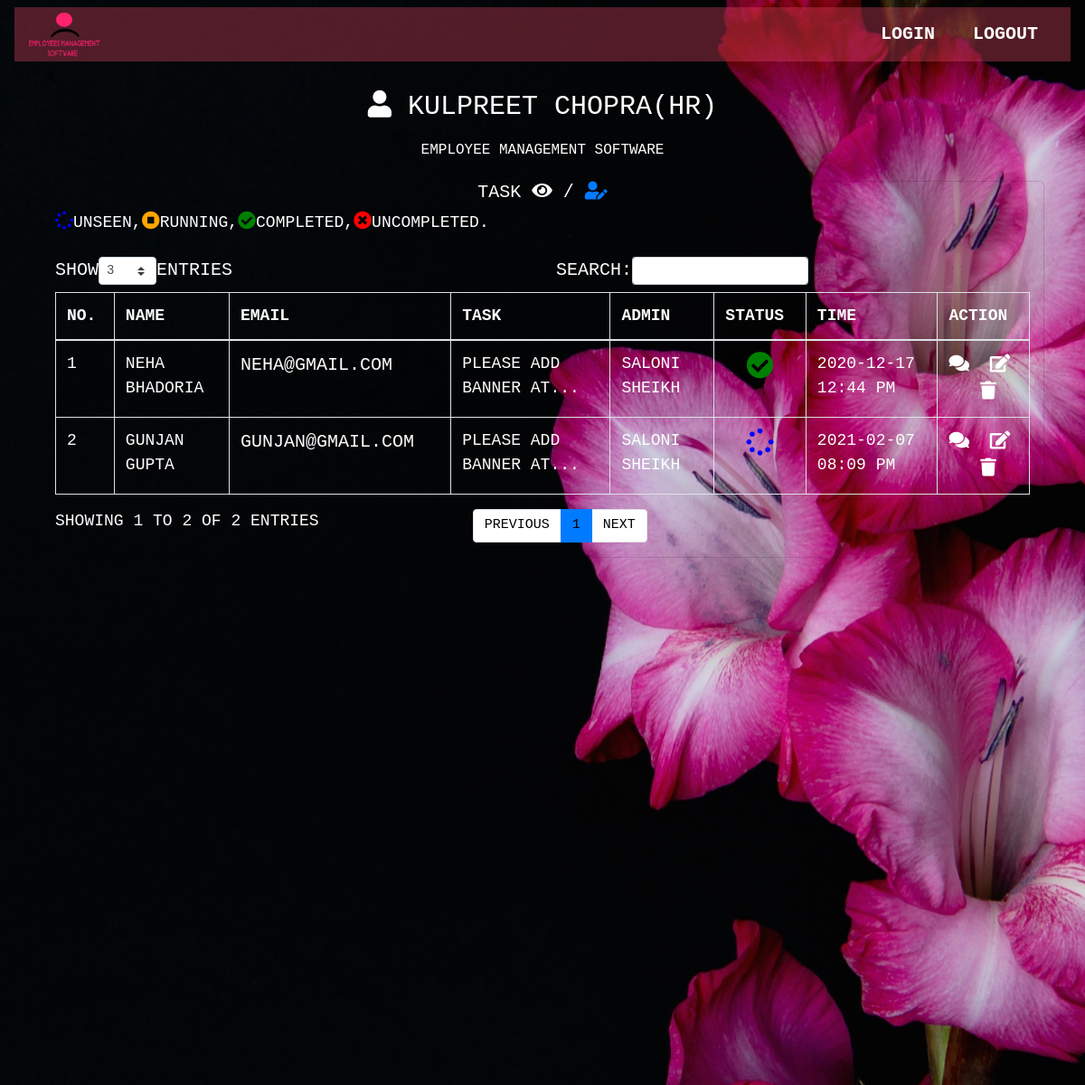
The page /admin/viewtask.php (signed in) on the database its author committed.
### tables this page shows
CREATE TABLE `employee` (
  `id` int(11) NOT NULL,
  `name` varchar(350) NOT NULL,
  `email` varchar(100) NOT NULL,
  `mobile` varchar(350) NOT NULL,
  `address` text NOT NULL,
  `gender` varchar(350) NOT NULL,
  `department` varchar(350) NOT NULL,
  `password` varchar(350) NOT NULL,
  `forgott_pass` varchar(350) NOT NULL,
  `image` text NOT NULL,
  `role` varchar(350) NOT NULL,
  `time` timestamp NOT NULL DEFAULT CURRENT_TIMESTAMP ON UPDATE CURRENT_TIMESTAMP
);

CREATE TABLE `task` (
  `id` int(11) NOT NULL,
  `emp_id` int(11) NOT NULL,
  `name` varchar(350) NOT NULL,
  `email` varchar(350) NOT NULL,
  `message` text NOT NULL,
  `admin` varchar(350) NOT NULL,
  `status` varchar(350) NOT NULL,
  `time` varchar(350) NOT NULL
);

### admin/viewtaskp.php (the view, shortened to what this page needs)
<?php
       include ('dbcon.php');
       $q3 = "select * from task order by id desc";
       $query3 = mysqli_query($con, $q3);
  ?>
  <div class="card container-fluid" style="background-color:transparent!important;">
  <h5 class="text-center">Task <i class="fas fa-eye"></i> / <a style="color:#007bff!important;" href="index.php"><i class="fas fa-user-edit"></i></a></h5>
  <p>
  <i class="fas fa-spinner" style="color:blue;font-size: 20px;"></i>Unseen,<i class="fas fa-stop-circle" style="color:orange;font-size: 20px;"></i>Running,<i class="fas fa-check-circle" style="color:green;font-size: 20px;"></i>Completed,<i class="fas fa-times-circle" style="color:red;font-size: 20px;"></i>Uncompleted.</p>
                    <div class="table-responsive">
                <table class="example table table-striped table-bordered" style="width:100%;color:white;">
                  <thead>
                    <tr>
                      <th>No.</th>
                      <th>Name</th>
                      <th>Email</th>
                      <th>Task</th>
                      <th>Admin</th>
                      <th>Status</th>
                      <th>Time</th>
                      <th>Action</th>
                    </tr>
                  </thead>
                  <tbody>
                    <tr>
                      <?php
                      $i=1;
                      while ($result3 = mysqli_fetch_array($query3)) {
                      ?>
                        <td><?php echo$i;?></td>
                        <?php $i++;?>
                        <td><?php echo$result3['name']?></td>
                        <td><a href="mailto:<?php echo $result3['email']?>"><?php echo $result3['email']?></a></td>
                        <td><?php echo substr($result3['message'],0,20);echo"..."?></td>
                        <td><?php echo$result3['admin']?></td>
                        <td class="text-center"><?php
                        if($result3['status']=='green'){
                         ?>
                         <i class="fas fa-check-circle" style="color:green;font-size: 30px;"></i>
                        <?php
                         }
                         ?>
                        <?php
                         if($result3['status']=='unseen'){
                         ?>
                         <i class="fas fa-spinner" style="color:blue;font-size: 30px;"></i>
                        <?php
                         }
                         ?></td>
                        <td><?php echo$result3['time']?></td>
                        <td>
                          <a href="message.php?id=<?php echo $result3['id']?>"><i class="fas fa-comments"></i>&nbsp;</a>
                          <a class="text-left" href="taskedit.php?id=<?php echo $result3['id']?>"><i class="fas fa-edit"></i>&nbsp;</a>
                          <a href="taskdelet.php?id=<?php echo $result3['id']?>">&nbsp;<i class="fas fa-trash text-right"></i></a>
                        </td>
                    </tr>
                    <?php
                  }
                  ?>
                  </tbody>
                </table>
              </div>
            </div>

### admin/header.php (shortened to what this page needs)
<?php
       include ('dbcon.php');
       $pass=$_SESSION['password'];
       $user=$_SESSION['email'];
       $q = "SELECT * FROM `employee` WHERE  `password`='$pass' && `email`='$user'";
       $query = mysqli_query($con, $q);
       $result = mysqli_fetch_array($query);
  ?>
<!DOCTYPE html>
<html>
<head>
    <link rel="stylesheet" href="https://stackpath.bootstrapcdn.com/bootstrap/4.3.1/css/bootstrap.min.css">
    <link rel="stylesheet" href="https://stackpath.bootstrapcdn.com/bootstrap/4.5.0/css/bootstrap.min.css">
    <link rel="stylesheet" href="https://pro.fontawesome.com/releases/v5.10.0/css/all.css"/>
    <link rel="stylesheet" href="https://cdnjs.cloudflare.com/ajax/libs/animate.css/4.0.0/animate.min.css">
    <link rel="stylesheet" type="text/css" href="css/index.css">
</head>
<body>
<div class="bgimg">
    <div class="container-fluid">
      <nav class="navbar navbar-expand-sm navbar-dark fixed-top a bg">
        <div class="container-fluid" style="background:#f24d6a54!important;">
          <a href="index.php">
            <img class="web-logo" src="../image/logo.png" width="80px" height="50px" ;>
          </a>
          <div class="collapse navbar-collapse" id="a">
            <ul class="navbar-nav ml-auto " style="text-align:center;">
              <li class="nav-item">
                <button type="button" class="btn"><a href="" data-target="#login" data-toggle="tab" class="nav-link"><b>Login</b></a></button>
              </li>
              <li class="n style=av-item">
                <button type="button" class="btn "><a href="logout.php" class="nav-link"><b>Logout</b></a></button>
              </li>
            </ul>
            <br>
          </div>
        </div>
      </nav>
    </div>
  <div class="topleft">
    <p><i class="fas fa-user"></i> <?php echo$result['name'];?><span class="mob">(<?php echo$result['department'];?>)</span>
      </p>
    <h6>employee management software</h6>
  </div>

### admin/css/index.css (style rules this page uses)
* { text-transform:uppercase; }
body, html { height: 100%; margin: 0; }
.bgimg { background-image: url('../../image/bg2.jpg'); height:1200px; background-position: center; background-size: cover; position: relative; color: white; font-family: "Courier New", Courier, monospace; font-size: 36px; }
.topleft { position:relative; top:8%!important; font-size:30px; text-align:center; }
a { color:white!important; font-size: 20px; text-decoration:none!important; }

### admin/header.php (style rules this page uses)
table { width:100%; }

### rows shown on the page
employee: name "KULPREET CHOPRA", department "HR"
task: name "NEHA BHADORIA", email "NEHA@GMAIL.COM", message "PLEASE ADD BANNER AT", admin "SALONI SHEIKH", status "green" (drawn), time "2020-12-17 12:44 PM"
task: name "GUNJAN GUPTA", email "GUNJAN@GMAIL.COM", message "PLEASE ADD BANNER AT", admin "SALONI SHEIKH", status "unseen" (drawn), time "2021-02-07 08:09 PM"
